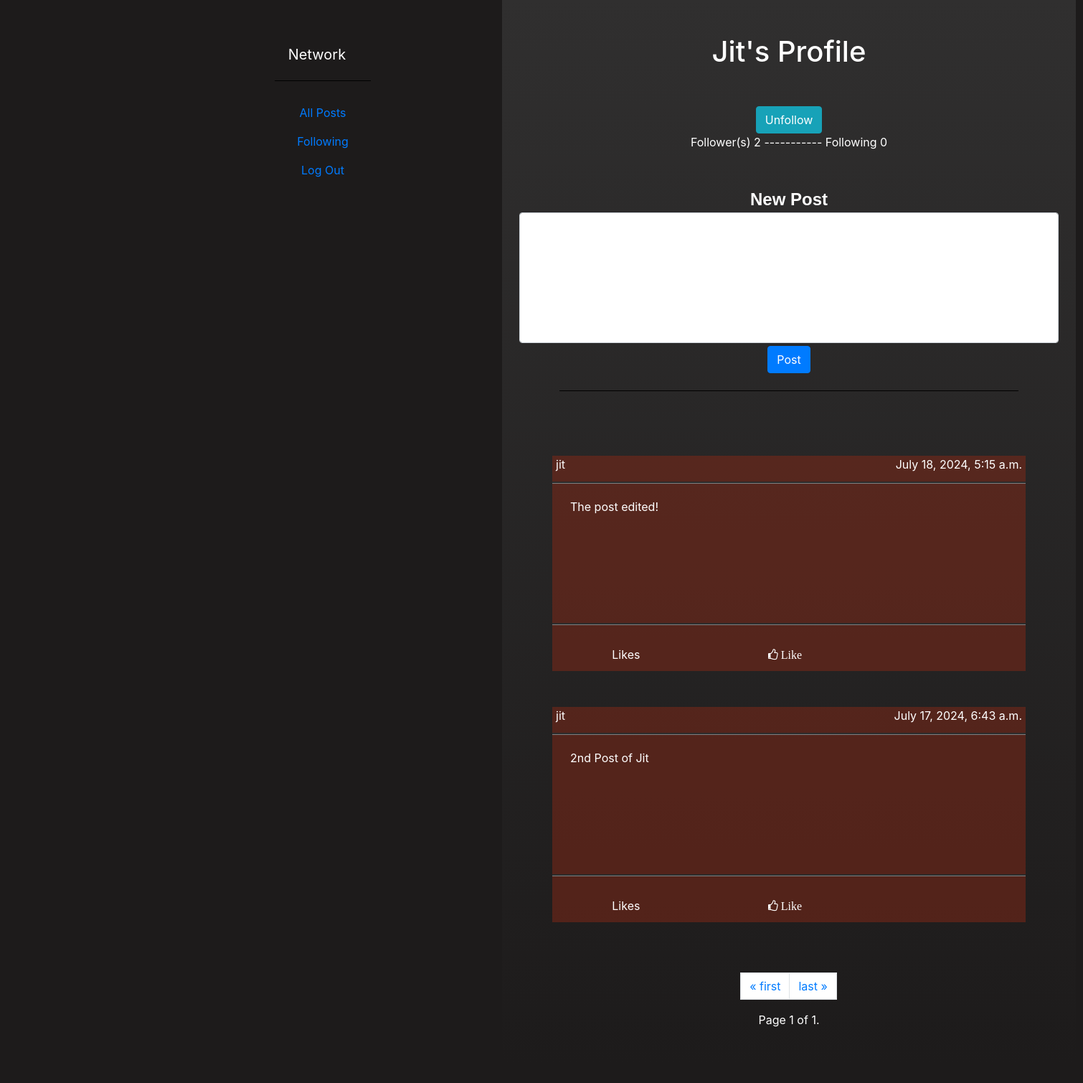
The page /profile/37 (signed in) on the database its author committed.
### network/models.py (models this page shows, shortened)
class User(AbstractUser):
    pass

class Post(models.Model):
    author = models.ForeignKey(User, on_delete=models.CASCADE, related_name="author")
    content = models.CharField(max_length= 300)
    date = models.DateTimeField(auto_now_add=True)
    likes = models.ManyToManyField(User, blank=True, related_name="likes")

### network/views.py (the view)
# urls.py: path("profile", views.profile_logged, name="log-user"),
def profile(request, id):
    is_following = False
    get_id = Post.objects.get(pk=id) # id is post ID
    get_user = User.objects.get(username = get_id.author)
    get_userId = get_user.pk
    nam = str(get_user.username)
    curr_user = User.objects.get(username = request.user)
    get_follow= Follow.objects.get(user = get_user)
    get_follower_count = get_follow.follower.count() or  0
    get_following_count = get_user.following.count() or 0
    if hasattr(curr_user, "following"):
        curr_following = curr_user.following.all()
        for follow in curr_following:
            str_user = str(follow.user)
            str_profile = str(get_user.username)
            if(str_user == str_profile):
                is_following = True
    posts = Post.objects.filter(author = get_id.author).order_by('-date')
    paginator = Paginator(posts, 10)
    page_number = request.GET.get('page')
    posts = paginator.get_page(page_number)
    return render(request, "network/profile.html", {
        "posts":posts,
        "userId": get_userId,
        "nam":nam,
        "is_following": is_following,
        "following": get_following_count,
        "follower": get_follower_count
    })

### network/templates/network/profile.html (shortened to what this page needs)
{% extends "network/layout.html" %}
{% block middle %}
    <div class="middle-header">
      <div class="middle-header-item mh-item1">
        <h1>{{nam|capfirst}}'s Profile</h1>
      </div>
      <div class="middle-header-item">
        {% if request.user.username != nam %}
            {% if is_following %}
            <button id="btn-unfollow" data-user-id="{{userId}}" class="btn btn-info btn-unfollow" onclick="unfollow(this.dataset.userId)">Unfollow</button>
            {% else %}
            <button id="btn-follow" data-user-id="{{userId}}" class="btn btn-info btn-follow" onclick="follow(this.dataset.userId)">Follow</button>
            <button hidden id="btn-unfollow" data-user-id="{{userId}}" class="btn btn-info btn-unfollow" onclick="unfollow(this.dataset.userId)">Unfollow</button>
            {% endif %}
        {% endif %}
        <br>
        Follower(s) <span id="follower-count">{{follower}}</span> ----------- Following <span>{{following}}</span>
      </div>
    </div>
{% endblock %}
{% block body %}
{% if user.is_authenticated %}
<form action="{% url 'post' %}" method="POST">
    <div class="mb-4 mx-4">
        <label for="exampleFormControlTextarea1" class="form-label mb-0"><span class="formated_span">New Post</span></label>
        <textarea name="content" class="form-control txt-rs" id="exampleFormControlTextarea1" rows="7"></textarea>
        <button type="submit" class="btn btn-primary mt-1">Post</button>
    </div>
</form>
<hr style="border-color: black; border-style: solid; width: 80%; margin-bottom: 90px;">
{% endif %}
<div id="content" style="margin: 20px">
    {% for post in posts %}
    <div class="post">
        <div class="item item-head">
            <a href="{% url 'profile' id=post.id %}"><div class="item-head-left">{{post.author}}</div></a>
            <div class="item-head-right">{{post.date}}</div>
        </div>
        <div class="item item-body"><textarea id="content-{{post.id}}" class="content" disabled>{{post.content}}</textarea></div>
        <br>
        <div class="item item-foot">
            <div class="item ft-ch-item">
                Likes <scope id="n_like{{post.id}}">{{post.lcount}}</scope>
            </div>
            <div class="item ft-ch-item">
                {% if user.is_authenticated %}
                {% if post.id in likelists %}
                    <button type="button" data-post-id="{{post.id}}" id="btn-like{{post.id}}" style="color: red;" class="btn btn-info fa fa-thumbs-o-up like" onclick="like({{post.id}})"> Unlike</button>
                {% else %}
                    <button type="button" id="btn-like{{post.id}}" class="btn btn-info fa fa-thumbs-o-up like" onclick="like({{post.id}})"> Like</button>
                {% endif %}
            {% endif %}
            </div>
        </div>
    </div>
    {% endfor %}
</div>
<div>
    <nav aria-label="Page navigation example">
        <ul class="pagination justify-content-center">
            <li class="page-link"><a href="?page=1">&laquo; first</a></li>
            <li class="page-link"><a href="?page={{ posts.paginator.num_pages }}">last &raquo;</a></li>
        </ul>
    </nav>
    Page {{ posts.number }} of {{ posts.paginator.num_pages }}.
</div>
{% endblock %}

### network/static/network/styles.css (style rules this page uses)
* { box-sizing: border-box; color: white; }
body { background-color: rgb(29, 27, 27); margin-left: 500px; margin-right: 500px; height: 95vh; display: flex; flex-direction: column; text-align: center; }
.btn-info.fa-thumbs-o-up { background-color: transparent; border: none; color: inherit; }
.txt-rs { resize: none; }
.formated_span { font-family: Arial, Helvetica, sans-serif; font-weight: bold; font-size: 24px; }
#content { height: 700px; overflow-y: auto; }
.post { display: flex; flex: 1; flex-direction: column; align-items: stretch; height: 300px; margin: 0px 50px 50px 50px; background-color: rgba(134, 40, 23, 0.5); }
.item { flex-shrink: 0; flex: 1 0 auto; color: white; }
.item-head { justify-content: space-between; align-items: stretch; padding-left: 5px; padding-right: 5px; padding-bottom: 5px; border-bottom: groove grey; border-width: 10%; }
.item-head-left { float: left; }
.item-head-right { float: right; }
.item-body { flex-grow: 1; padding-top: 10px; color: rgb(15, 14, 14); border-bottom: groove grey; }
.item-foot { display: flex; overflow: auto; width: calc(100% - 50px); align-items: center; flex-direction: row; padding-bottom: 5px; }
.content { background-color: transparent; width: calc(100% - 40px); height: 170px; border: none; resize: none; padding: 10px 10px 5px 5px; }
.middle-header { display: flex; flex: 1; flex-direction: column; align-items: stretch; margin: 0px 50px 50px 50px; }
.middle-header-item { align-items: center; }
.mh-item1 { height: 100px; color: blue; }

### rows shown on the page
User: username "Jit"
Post: author "jit", date "July 18, 2024, 5:15 a.m.", id "The post edited!"
Post: author "jit", date "July 17, 2024, 6:43 a.m.", id "2nd Post of Jit"

### other values the page prints
{{ follower }} "2"
{{ following }} "0"
{{ posts.number }} "1"
{{ posts.paginator.num_pages }} "1"
